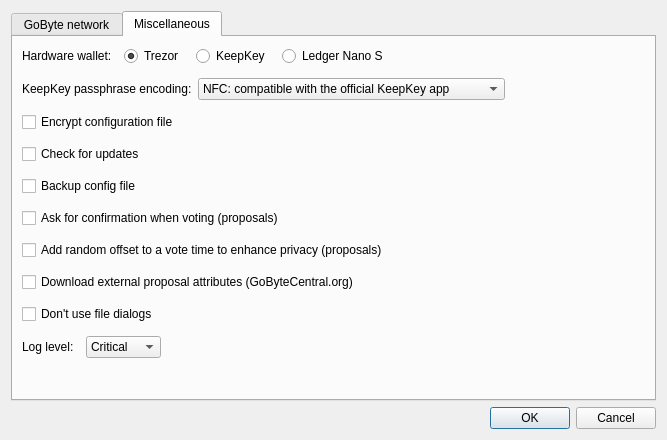
<?xml version="1.0" encoding="UTF-8"?>
<ui version="4.0">
 <class>ConfigDlg</class>
 <widget class="QDialog" name="ConfigDlg">
  <property name="windowModality">
   <enum>Qt::NonModal</enum>
  </property>
  <property name="geometry">
   <rect>
    <x>0</x>
    <y>0</y>
    <width>667</width>
    <height>440</height>
   </rect>
  </property>
  <property name="windowTitle">
   <string>Dialog</string>
  </property>
  <property name="modal">
   <bool>false</bool>
  </property>
  <layout class="QVBoxLayout" name="verticalLayout">
   <property name="spacing">
    <number>6</number>
   </property>
   <property name="sizeConstraint">
    <enum>QLayout::SetDefaultConstraint</enum>
   </property>
   <item>
    <widget class="QTabWidget" name="tabWidget">
     <property name="tabShape">
      <enum>QTabWidget::Rounded</enum>
     </property>
     <property name="currentIndex">
      <number>1</number>
     </property>
     <widget class="QWidget" name="tabGobyted">
      <attribute name="title">
       <string>GoByte network</string>
      </attribute>
      <layout class="QVBoxLayout" name="verticalLayout_3">
       <property name="spacing">
        <number>3</number>
       </property>
       <property name="leftMargin">
        <number>3</number>
       </property>
       <property name="topMargin">
        <number>3</number>
       </property>
       <property name="rightMargin">
        <number>3</number>
       </property>
       <property name="bottomMargin">
        <number>3</number>
       </property>
       <item>
        <layout class="QHBoxLayout" name="horizontalLayout_3">
         <item>
          <widget class="QLabel" name="label_2">
           <property name="text">
            <string>GoByte network:</string>
           </property>
          </widget>
         </item>
         <item>
          <widget class="QComboBox" name="cboGoByteNetwork">
           <item>
            <property name="text">
             <string>MAINNET</string>
            </property>
           </item>
           <item>
            <property name="text">
             <string>TESTNET</string>
            </property>
           </item>
          </widget>
         </item>
         <item>
          <spacer name="horizontalSpacer_5">
           <property name="orientation">
            <enum>Qt::Horizontal</enum>
           </property>
           <property name="sizeHint" stdset="0">
            <size>
             <width>40</width>
             <height>20</height>
            </size>
           </property>
          </spacer>
         </item>
        </layout>
       </item>
       <item>
        <widget class="QFrame" name="frame_2">
         <property name="frameShape">
          <enum>QFrame::StyledPanel</enum>
         </property>
         <property name="frameShadow">
          <enum>QFrame::Raised</enum>
         </property>
         <layout class="QVBoxLayout" name="verticalLayout_6">
          <item>
           <widget class="QSplitter" name="splitter">
            <property name="orientation">
             <enum>Qt::Horizontal</enum>
            </property>
            <property name="opaqueResize">
             <bool>true</bool>
            </property>
            <property name="childrenCollapsible">
             <bool>true</bool>
            </property>
            <widget class="QWidget" name="layoutWidget">
             <layout class="QVBoxLayout" name="layoutConnList" stretch="0,0,0">
              <property name="spacing">
               <number>2</number>
              </property>
              <item>
               <widget class="QFrame" name="frame">
                <property name="frameShape">
                 <enum>QFrame::NoFrame</enum>
                </property>
                <property name="frameShadow">
                 <enum>QFrame::Raised</enum>
                </property>
                <layout class="QHBoxLayout" name="horizontalLayout">
                 <property name="spacing">
                  <number>1</number>
                 </property>
                 <property name="leftMargin">
                  <number>0</number>
                 </property>
                 <property name="topMargin">
                  <number>0</number>
                 </property>
                 <property name="rightMargin">
                  <number>0</number>
                 </property>
                 <property name="bottomMargin">
                  <number>2</number>
                 </property>
                 <item>
                  <widget class="QToolButton" name="btnNewConn">
                   <property name="minimumSize">
                    <size>
                     <width>26</width>
                     <height>26</height>
                    </size>
                   </property>
                   <property name="toolTip">
                    <string>Add New Connection</string>
                   </property>
                   <property name="text">
                    <string/>
                   </property>
                  </widget>
                 </item>
                 <item>
                  <widget class="QToolButton" name="btnDeleteConn">
                   <property name="minimumSize">
                    <size>
                     <width>26</width>
                     <height>26</height>
                    </size>
                   </property>
                   <property name="toolTip">
                    <string>Delete Current Connection</string>
                   </property>
                   <property name="text">
                    <string/>
                   </property>
                  </widget>
                 </item>
                 <item>
                  <widget class="QToolButton" name="btnMoveUpConn">
                   <property name="minimumSize">
                    <size>
                     <width>26</width>
                     <height>26</height>
                    </size>
                   </property>
                   <property name="toolTip">
                    <string>Move Up Current Connection</string>
                   </property>
                   <property name="text">
                    <string/>
                   </property>
                  </widget>
                 </item>
                 <item>
                  <widget class="QToolButton" name="btnMoveDownConn">
                   <property name="minimumSize">
                    <size>
                     <width>26</width>
                     <height>26</height>
                    </size>
                   </property>
                   <property name="toolTip">
                    <string>Move Down Current Connection</string>
                   </property>
                   <property name="text">
                    <string/>
                   </property>
                  </widget>
                 </item>
                 <item>
                  <widget class="QToolButton" name="btnRestoreDefault">
                   <property name="minimumSize">
                    <size>
                     <width>26</width>
                     <height>26</height>
                    </size>
                   </property>
                   <property name="toolTip">
                    <string>Restore Default Connections</string>
                   </property>
                   <property name="text">
                    <string/>
                   </property>
                  </widget>
                 </item>
                 <item>
                  <spacer name="horizontalSpacer">
                   <property name="orientation">
                    <enum>Qt::Horizontal</enum>
                   </property>
                   <property name="sizeHint" stdset="0">
                    <size>
                     <width>40</width>
                     <height>20</height>
                    </size>
                   </property>
                  </spacer>
                 </item>
                </layout>
               </widget>
              </item>
              <item>
               <widget class="QLabel" name="label">
                <property name="text">
                 <string>Connections:</string>
                </property>
               </widget>
              </item>
              <item>
               <widget class="QListWidget" name="lstConns">
                <property name="sizePolicy">
                 <sizepolicy hsizetype="Preferred" vsizetype="Expanding">
                  <horstretch>0</horstretch>
                  <verstretch>0</verstretch>
                 </sizepolicy>
                </property>
                <property name="baseSize">
                 <size>
                  <width>150</width>
                  <height>0</height>
                 </size>
                </property>
                <property name="frameShape">
                 <enum>QFrame::StyledPanel</enum>
                </property>
                <property name="selectionMode">
                 <enum>QAbstractItemView::ExtendedSelection</enum>
                </property>
               </widget>
              </item>
             </layout>
            </widget>
            <widget class="QFrame" name="detailsFrame">
             <property name="sizePolicy">
              <sizepolicy hsizetype="Expanding" vsizetype="Preferred">
               <horstretch>0</horstretch>
               <verstretch>0</verstretch>
              </sizepolicy>
             </property>
             <property name="frameShape">
              <enum>QFrame::StyledPanel</enum>
             </property>
             <property name="midLineWidth">
              <number>0</number>
             </property>
             <layout class="QVBoxLayout" name="verticalLayout_4">
              <property name="topMargin">
               <number>12</number>
              </property>
             </layout>
            </widget>
           </widget>
          </item>
          <item>
           <layout class="QVBoxLayout" name="verticalLayout_5">
            <property name="sizeConstraint">
             <enum>QLayout::SetDefaultConstraint</enum>
            </property>
            <item>
             <widget class="QCheckBox" name="chbRandomConn">
              <property name="toolTip">
               <string>Pick random connection to distribute clients' load over multiple nodes.</string>
              </property>
              <property name="text">
               <string>Pick random connection</string>
              </property>
             </widget>
            </item>
           </layout>
          </item>
         </layout>
        </widget>
       </item>
      </layout>
     </widget>
     <widget class="QWidget" name="tabMisc">
      <attribute name="title">
       <string>Miscellaneous</string>
      </attribute>
      <layout class="QVBoxLayout" name="verticalLayout_2">
       <property name="spacing">
        <number>12</number>
       </property>
       <item>
        <layout class="QHBoxLayout" name="layHardwareWallet">
         <item>
          <widget class="QLabel" name="label_3">
           <property name="text">
            <string>Hardware wallet:</string>
           </property>
           <property name="alignment">
            <set>Qt::AlignLeading|Qt::AlignLeft|Qt::AlignVCenter</set>
           </property>
           <property name="margin">
            <number>0</number>
           </property>
          </widget>
         </item>
         <item>
          <widget class="QRadioButton" name="chbHwTrezor">
           <property name="minimumSize">
            <size>
             <width>60</width>
             <height>0</height>
            </size>
           </property>
           <property name="maximumSize">
            <size>
             <width>16777215</width>
             <height>16777215</height>
            </size>
           </property>
           <property name="text">
            <string>Trezor</string>
           </property>
           <property name="checked">
            <bool>true</bool>
           </property>
          </widget>
         </item>
         <item>
          <widget class="QRadioButton" name="chbHwKeepKey">
           <property name="minimumSize">
            <size>
             <width>70</width>
             <height>0</height>
            </size>
           </property>
           <property name="maximumSize">
            <size>
             <width>16777215</width>
             <height>16777215</height>
            </size>
           </property>
           <property name="text">
            <string>KeepKey</string>
           </property>
          </widget>
         </item>
         <item>
          <widget class="QRadioButton" name="chbHwLedgerNanoS">
           <property name="text">
            <string>Ledger Nano S</string>
           </property>
          </widget>
         </item>
         <item>
          <spacer name="horizontalSpacer_2">
           <property name="orientation">
            <enum>Qt::Horizontal</enum>
           </property>
           <property name="sizeHint" stdset="0">
            <size>
             <width>40</width>
             <height>20</height>
            </size>
           </property>
          </spacer>
         </item>
        </layout>
       </item>
       <item>
        <widget class="QWidget" name="wdgKeepkeyPassEncoding" native="true">
         <layout class="QHBoxLayout" name="horizontalLayout_2">
          <property name="leftMargin">
           <number>0</number>
          </property>
          <property name="topMargin">
           <number>0</number>
          </property>
          <property name="rightMargin">
           <number>0</number>
          </property>
          <property name="bottomMargin">
           <number>0</number>
          </property>
          <item>
           <widget class="QLabel" name="lblKeepkeyPassEncoding">
            <property name="text">
             <string>KeepKey passphrase encoding:</string>
            </property>
            <property name="openExternalLinks">
             <bool>true</bool>
            </property>
           </widget>
          </item>
          <item>
           <widget class="QComboBox" name="cboKeepkeyPassEncoding">
            <property name="sizePolicy">
             <sizepolicy hsizetype="Preferred" vsizetype="Fixed">
              <horstretch>0</horstretch>
              <verstretch>0</verstretch>
             </sizepolicy>
            </property>
            <item>
             <property name="text">
              <string>NFC: compatible with the official KeepKey app</string>
             </property>
            </item>
            <item>
             <property name="text">
              <string>NFKD: compatible with BIP-39 standard and Trezor</string>
             </property>
            </item>
           </widget>
          </item>
          <item>
           <spacer name="horizontalSpacer_4">
            <property name="orientation">
             <enum>Qt::Horizontal</enum>
            </property>
            <property name="sizeHint" stdset="0">
             <size>
              <width>40</width>
              <height>20</height>
             </size>
            </property>
           </spacer>
          </item>
         </layout>
        </widget>
       </item>
       <item>
        <widget class="QCheckBox" name="chbEncryptConfigFile">
         <property name="toolTip">
          <string>&lt;html&gt;&lt;head/&gt;&lt;body&gt;&lt;p&gt;Encrypts configuration file with hardware wallet. &lt;/p&gt;&lt;p&gt;You will need your hardware wallet connected to open the file.&lt;/p&gt;&lt;/body&gt;&lt;/html&gt;</string>
         </property>
         <property name="text">
          <string>Encrypt configuration file</string>
         </property>
        </widget>
       </item>
       <item>
        <widget class="QCheckBox" name="chbCheckForUpdates">
         <property name="text">
          <string>Check for updates</string>
         </property>
        </widget>
       </item>
       <item>
        <widget class="QCheckBox" name="chbBackupConfigFile">
         <property name="toolTip">
          <string>If checked, old config file will be saved when changing configuration</string>
         </property>
         <property name="text">
          <string>Backup config file</string>
         </property>
        </widget>
       </item>
       <item>
        <widget class="QCheckBox" name="chbConfirmWhenVoting">
         <property name="text">
          <string>Ask for confirmation when voting (proposals)</string>
         </property>
        </widget>
       </item>
       <item>
        <widget class="QCheckBox" name="chbAddRandomOffsetToVotingTime">
         <property name="text">
          <string>Add random offset to a vote time to enhance privacy (proposals)</string>
         </property>
        </widget>
       </item>
       <item>
        <widget class="QCheckBox" name="chbDownloadProposalExternalData">
         <property name="text">
          <string>Download external proposal attributes (GoByteCentral.org)</string>
         </property>
        </widget>
       </item>
       <item>
        <widget class="QCheckBox" name="chbDontUseFileDialogs">
         <property name="toolTip">
          <string/>
         </property>
         <property name="text">
          <string>Don't use file dialogs</string>
         </property>
        </widget>
       </item>
       <item>
        <layout class="QHBoxLayout" name="hlLogLevel">
         <item>
          <widget class="QLabel" name="lblLogLevel">
           <property name="text">
            <string>Log level:</string>
           </property>
          </widget>
         </item>
         <item>
          <widget class="QComboBox" name="cboLogLevel">
           <item>
            <property name="text">
             <string>Critical</string>
            </property>
           </item>
           <item>
            <property name="text">
             <string>Error</string>
            </property>
           </item>
           <item>
            <property name="text">
             <string>Warning</string>
            </property>
           </item>
           <item>
            <property name="text">
             <string>Info</string>
            </property>
           </item>
           <item>
            <property name="text">
             <string>Debug</string>
            </property>
           </item>
          </widget>
         </item>
         <item>
          <spacer name="horizontalSpacer_3">
           <property name="orientation">
            <enum>Qt::Horizontal</enum>
           </property>
           <property name="sizeHint" stdset="0">
            <size>
             <width>40</width>
             <height>20</height>
            </size>
           </property>
          </spacer>
         </item>
        </layout>
       </item>
       <item>
        <spacer name="verticalSpacer">
         <property name="orientation">
          <enum>Qt::Vertical</enum>
         </property>
         <property name="sizeHint" stdset="0">
          <size>
           <width>20</width>
           <height>40</height>
          </size>
         </property>
        </spacer>
       </item>
      </layout>
     </widget>
    </widget>
   </item>
   <item>
    <widget class="QDialogButtonBox" name="buttonBox">
     <property name="orientation">
      <enum>Qt::Horizontal</enum>
     </property>
     <property name="standardButtons">
      <set>QDialogButtonBox::Cancel|QDialogButtonBox::Ok</set>
     </property>
    </widget>
   </item>
  </layout>
 </widget>
 <resources/>
 <connections>
  <connection>
   <sender>buttonBox</sender>
   <signal>accepted()</signal>
   <receiver>ConfigDlg</receiver>
   <slot>accept()</slot>
   <hints>
    <hint type="sourcelabel">
     <x>248</x>
     <y>254</y>
    </hint>
    <hint type="destinationlabel">
     <x>157</x>
     <y>274</y>
    </hint>
   </hints>
  </connection>
  <connection>
   <sender>buttonBox</sender>
   <signal>rejected()</signal>
   <receiver>ConfigDlg</receiver>
   <slot>reject()</slot>
   <hints>
    <hint type="sourcelabel">
     <x>316</x>
     <y>260</y>
    </hint>
    <hint type="destinationlabel">
     <x>286</x>
     <y>274</y>
    </hint>
   </hints>
  </connection>
 </connections>
</ui>
